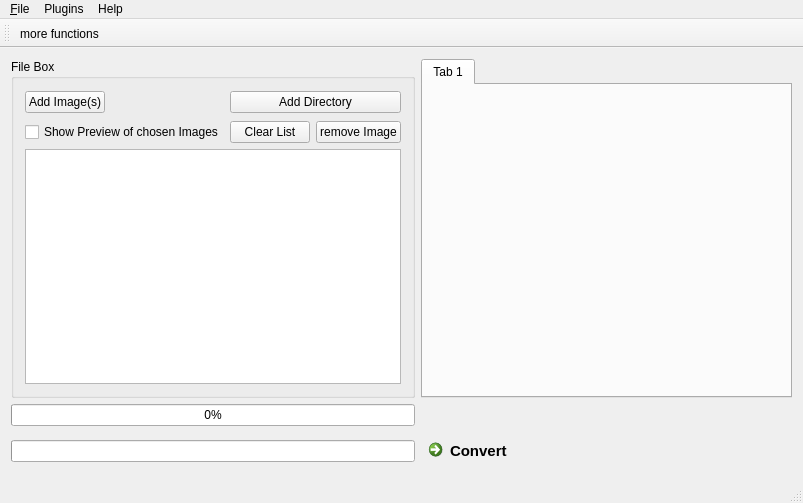
<?xml version="1.0" encoding="UTF-8"?>
<ui version="4.0">
 <class>MainWindow</class>
 <widget class="QMainWindow" name="MainWindow">
  <property name="geometry">
   <rect>
    <x>0</x>
    <y>0</y>
    <width>803</width>
    <height>503</height>
   </rect>
  </property>
  <property name="windowTitle">
   <string>PhotosDD</string>
  </property>
  <widget class="QWidget" name="centralWidget">
   <layout class="QGridLayout" name="gridLayout">
    <item row="0" column="0">
     <widget class="QGroupBox" name="FileBox">
      <property name="title">
       <string>File Box</string>
      </property>
      <layout class="QGridLayout" name="gridLayout_2">
       <item row="1" column="0">
        <widget class="QPushButton" name="AddImageButton">
         <property name="toolTip">
          <string>Add one or more image files</string>
         </property>
         <property name="text">
          <string>Add Image(s)</string>
         </property>
        </widget>
       </item>
       <item row="1" column="1">
        <spacer name="horizontalSpacer_4">
         <property name="orientation">
          <enum>Qt::Horizontal</enum>
         </property>
         <property name="sizeHint" stdset="0">
          <size>
           <width>111</width>
           <height>25</height>
          </size>
         </property>
        </spacer>
       </item>
       <item row="1" column="2" colspan="2">
        <widget class="QPushButton" name="AddDirButton">
         <property name="toolTip">
          <string>Add all image files within a directory</string>
         </property>
         <property name="text">
          <string>Add Directory</string>
         </property>
        </widget>
       </item>
       <item row="2" column="0" colspan="2">
        <widget class="QCheckBox" name="ShowIconCheckBox">
         <property name="text">
          <string>Show Preview of chosen Images</string>
         </property>
        </widget>
       </item>
       <item row="2" column="2">
        <widget class="QPushButton" name="ClearImageListButton">
         <property name="toolTip">
          <string>remove all images from list</string>
         </property>
         <property name="text">
          <string>Clear List</string>
         </property>
        </widget>
       </item>
       <item row="2" column="3">
        <widget class="QPushButton" name="RemoveImageButton">
         <property name="toolTip">
          <string>remove selected image from list</string>
         </property>
         <property name="text">
          <string>remove Image</string>
         </property>
        </widget>
       </item>
       <item row="3" column="0" colspan="4">
        <widget class="QListWidget" name="FilesList"/>
       </item>
      </layout>
     </widget>
    </item>
    <item row="1" column="0">
     <widget class="QProgressBar" name="taskProgressBar">
      <property name="value">
       <number>0</number>
      </property>
     </widget>
    </item>
    <item row="2" column="0">
     <widget class="QProgressBar" name="overallProgressBar">
      <property name="value">
       <number>0</number>
      </property>
      <property name="textVisible">
       <bool>false</bool>
      </property>
     </widget>
    </item>
    <item row="0" column="1">
     <widget class="QTabWidget" name="tabWidget">
      <property name="currentIndex">
       <number>0</number>
      </property>
      <widget class="QWidget" name="tab">
       <attribute name="title">
        <string>Tab 1</string>
       </attribute>
      </widget>
     </widget>
    </item>
    <item row="2" column="1">
     <widget class="QCommandLinkButton" name="commandLinkButton">
      <property name="font">
       <font>
        <family>Segoe UI</family>
        <pointsize>11</pointsize>
       </font>
      </property>
      <property name="layoutDirection">
       <enum>Qt::LeftToRight</enum>
      </property>
      <property name="locale">
       <locale language="English" country="UnitedKingdom"/>
      </property>
      <property name="text">
       <string>Convert</string>
      </property>
     </widget>
    </item>
   </layout>
  </widget>
  <widget class="QMenuBar" name="menuBar">
   <property name="geometry">
    <rect>
     <x>0</x>
     <y>0</y>
     <width>803</width>
     <height>26</height>
    </rect>
   </property>
   <widget class="QMenu" name="menuPlugins">
    <property name="title">
     <string>Plugins</string>
    </property>
    <addaction name="actionConfig"/>
   </widget>
   <widget class="QMenu" name="menuHelp">
    <property name="title">
     <string>Help</string>
    </property>
    <addaction name="actionTips"/>
    <addaction name="separator"/>
    <addaction name="actionAbout_EasyImageSizer_GUI"/>
    <addaction name="actionAbout_EasyImageSizer"/>
    <addaction name="actionAbout_QT"/>
   </widget>
   <widget class="QMenu" name="menuFile">
    <property name="title">
     <string>&amp;File</string>
    </property>
    <addaction name="actionQuit"/>
   </widget>
   <addaction name="menuFile"/>
   <addaction name="menuPlugins"/>
   <addaction name="menuHelp"/>
  </widget>
  <widget class="QToolBar" name="mainToolBar">
   <attribute name="toolBarArea">
    <enum>TopToolBarArea</enum>
   </attribute>
   <attribute name="toolBarBreak">
    <bool>false</bool>
   </attribute>
   <addaction name="actionMore_functions"/>
  </widget>
  <widget class="QStatusBar" name="statusBar"/>
  <action name="actionConfig">
   <property name="text">
    <string>Config ...</string>
   </property>
  </action>
  <action name="actionAbout_EasyImageSizer_GUI">
   <property name="text">
    <string>About EasyImageSizer-GUI</string>
   </property>
  </action>
  <action name="actionAbout_EasyImageSizer">
   <property name="text">
    <string>About EasyImageSizer</string>
   </property>
  </action>
  <action name="actionAbout_QT">
   <property name="text">
    <string>About Qt</string>
   </property>
  </action>
  <action name="actionQuit">
   <property name="text">
    <string>&amp;Quit</string>
   </property>
   <property name="shortcut">
    <string>Ctrl+Q</string>
   </property>
  </action>
  <action name="actionTips">
   <property name="text">
    <string>Tips</string>
   </property>
  </action>
  <action name="actionMore_functions">
   <property name="text">
    <string>more functions ...</string>
   </property>
  </action>
 </widget>
 <layoutdefault spacing="6" margin="11"/>
 <tabstops>
  <tabstop>AddImageButton</tabstop>
  <tabstop>ShowIconCheckBox</tabstop>
  <tabstop>AddDirButton</tabstop>
  <tabstop>ClearImageListButton</tabstop>
  <tabstop>RemoveImageButton</tabstop>
  <tabstop>FilesList</tabstop>
  <tabstop>tabWidget</tabstop>
  <tabstop>commandLinkButton</tabstop>
 </tabstops>
 <resources/>
 <connections>
  <connection>
   <sender>actionQuit</sender>
   <signal>triggered()</signal>
   <receiver>MainWindow</receiver>
   <slot>close()</slot>
   <hints>
    <hint type="sourcelabel">
     <x>-1</x>
     <y>-1</y>
    </hint>
    <hint type="destinationlabel">
     <x>255</x>
     <y>251</y>
    </hint>
   </hints>
  </connection>
 </connections>
</ui>
